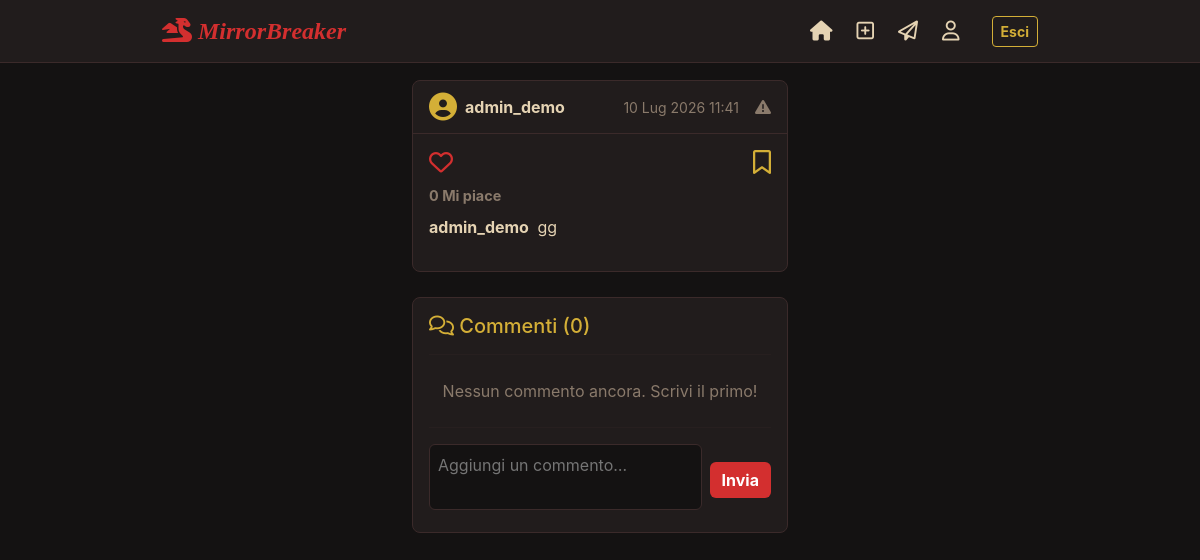
/posts/22/ (signed in), run on an earlier commit of the app's database.
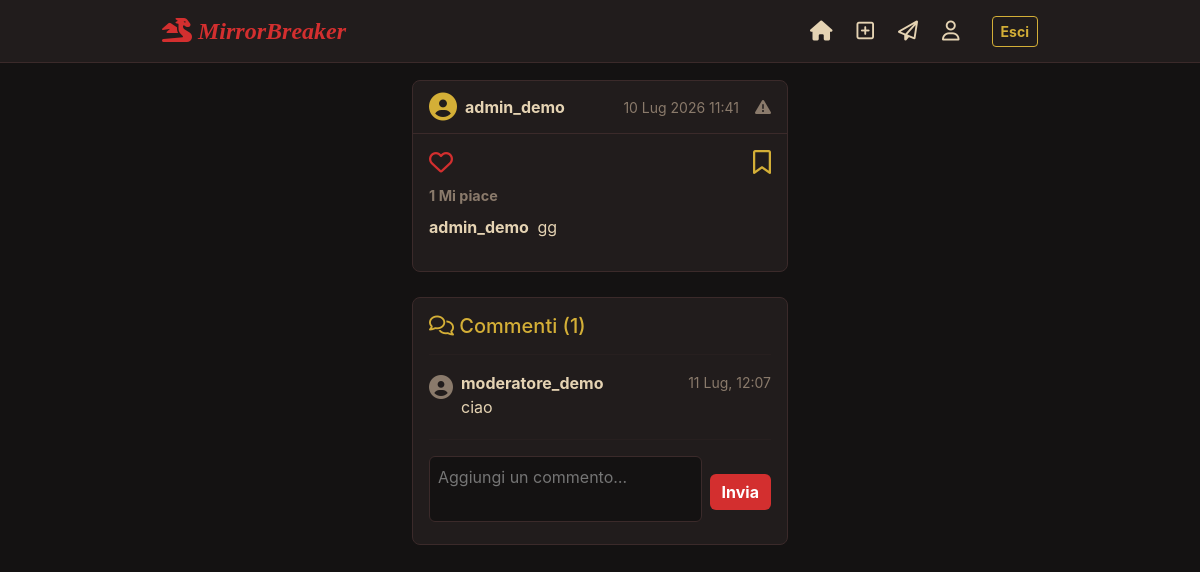
And on a later commit of the database.
### posts/models.py (models this page shows, shortened)
class Post(models.Model):
    autore         = models.ForeignKey(
        settings.AUTH_USER_MODEL,       # <-- mai importare CustomUser direttamente
        on_delete=models.CASCADE,
        related_name='posts',           # user.posts.all()
    )
    caption        = models.TextField(max_length=2200, blank=True)
    data_creazione = models.DateTimeField(default=timezone.now)
    aggiornato_il  = models.DateTimeField(auto_now=True)
    archiviato     = models.BooleanField(default=False)
    eliminato_da_moderatore = models.BooleanField(default=False)
    like       = models.ManyToManyField(settings.AUTH_USER_MODEL, related_name='post_con_like',  blank=True)
    salvati_da = models.ManyToManyField(settings.AUTH_USER_MODEL, related_name='post_salvati',   blank=True)
    class Meta:
        ordering = ['-data_creazione']
    @property
    def num_like(self):
        return self.like.count()
    @property
    def num_commenti(self):
        return self.commenti.filter(risposta_a__isnull=True).count()

class Commento(models.Model):
    post           = models.ForeignKey(Post, on_delete=models.CASCADE, related_name='commenti')
    autore         = models.ForeignKey(settings.AUTH_USER_MODEL, on_delete=models.CASCADE, related_name='commenti')
    testo          = models.TextField(max_length=1000)
    data_creazione = models.DateTimeField(default=timezone.now)
    risposta_a     = models.ForeignKey(
        'self', null=True, blank=True,
        on_delete=models.CASCADE, related_name='risposte',
    )
    like = models.ManyToManyField(settings.AUTH_USER_MODEL, related_name='commenti_con_like', blank=True)
    class Meta:
        ordering = ['data_creazione']

### users/models.py (models this page shows, shortened)
class CustomUser(AbstractUser):
    ROLE_CHOICES = (
        ('standard',  'Utente Standard'),
        ('moderator', 'Moderatore'),
    )
    ruolo = models.CharField(max_length=20, choices=ROLE_CHOICES, default='standard')
    immagine_profilo = models.ImageField(upload_to='avatars/', null=True, blank=True)
    bio              = models.TextField(max_length=500, blank=True)
    link_sito        = models.URLField(max_length=200, blank=True)
    data_nascita     = models.DateField(null=True, blank=True)
    account_privato  = models.BooleanField(default=False)
    is_banned        = models.BooleanField(default=False)   # gestito dal moderatore
    following = models.ManyToManyField(
        'self',
        symmetrical=False,
        related_name='followers',
        blank=True,
    )
    richieste_follow = models.ManyToManyField(
        'self',
        symmetrical=False,
        related_name='richieste_in_arrivo',
        blank=True,
    )
    @property
    def is_moderator(self):
        return self.ruolo == 'moderator'

### posts/views.py (the view)
# urls.py: path('<int:pk>/',                     views.dettaglio_post_view,              name='dettaglio'),
@login_required
def dettaglio_post_view(request, pk):
    post = get_object_or_404(Post, pk=pk, eliminato_da_moderatore=False)
    if (post.autore.account_privato
            and request.user not in post.autore.followers.all()
            and request.user != post.autore):
        return HttpResponseForbidden("Questo account è privato.")
    commento_form = CommentoForm()
    commenti_top  = post.commenti.filter(risposta_a__isnull=True).prefetch_related('risposte', 'like')
    return render(request, 'posts/dettaglio_post.html', {
        'post':          post,
        'commenti':      commenti_top,
        'commento_form': commento_form,
        'liked':         request.user in post.like.all(),
        'salvato':       request.user in post.salvati_da.all(),
    })

### posts/forms.py (shortened to what this page needs)
class CommentoForm(forms.ModelForm):
    class Meta:
        model  = Commento
        fields = ('testo',)
        widgets = {
            'testo': forms.Textarea(attrs={
                'rows': 2,
                'maxlength': 1000,
                'placeholder': 'Aggiungi un commento…',
            }),
        }

### templates/posts/dettaglio_post.html (shortened to what this page needs)
{% extends 'base.html' %}
{% load static %}
{% block content %}
<div class="row justify-content-center mt-4">
    <div class="col-md-10 col-lg-8">
        <div class="post-card">
            <div class="post-header d-flex justify-content-between align-items-center">
                <a href="{% url 'users:profilo' post.autore.username %}" class="d-flex align-items-center text-decoration-none">
                    <i class="fa-solid fa-circle-user fs-3 me-2" style="color: var(--kiki-gold);"></i>
                    <span class="fw-bold">{{ post.autore.username }}</span>
                </a>
                <div class="d-flex align-items-center gap-3">
                    <small class="text-muted">{{ post.data_creazione|date:"d M Y H:i" }}</small>
                    <a href="{% url 'posts:segnala_post' post.pk %}" class="text-muted" title="Segnala Post">
                        <i class="fa-solid fa-triangle-exclamation"></i>
                    </a>
                </div>
            </div>
            <div class="p-3">
                <div class="d-flex justify-content-between mb-2">
                    <div class="d-flex gap-3">
                        <form action="{% url 'posts:toggle_like' post.pk %}" method="POST" class="d-inline">
                            <button type="submit" class="btn p-0 border-0 bg-transparent shadow-none" style="color: var(--kiki-red);">
                                {% if liked %}
                                    <i class="fa-solid fa-heart fs-4"></i>
                                {% else %}
                                    <i class="fa-regular fa-heart fs-4"></i>
                                {% endif %}
                            </button>
                        </form>
                    </div>
                    <form action="{% url 'posts:toggle_salva' post.pk %}" method="POST" class="d-inline">
                        <button type="submit" class="btn p-0 border-0 bg-transparent shadow-none" style="color: var(--kiki-gold);">
                            {% if salvato %}
                                <i class="fa-solid fa-bookmark fs-4"></i>
                            {% else %}
                                <i class="fa-regular fa-bookmark fs-4"></i>
                            {% endif %}
                        </button>
                    </form>
                </div>
                <div class="fw-bold mb-2 text-muted" style="font-size: 0.9rem;">
                    {{ post.num_like }} Mi piace
                </div>
                <div class="mb-3">
                    <a href="{% url 'users:profilo' post.autore.username %}" class="fw-bold text-decoration-none me-1" style="color: var(--kiki-text-main);">{{ post.autore.username }}</a>
                    <span>{{ post.caption }}</span>
                </div>
            </div>
        </div>
        <div class="post-card p-3 mt-4">
            <h5 style="color: var(--kiki-gold);"><i class="fa-regular fa-comments"></i> Commenti ({{ post.num_commenti }})</h5>
            <hr style="border-color: var(--kiki-border);">
            {% for commento in commenti %}
                <div class="d-flex mb-3">
                    <i class="fa-solid fa-circle-user fs-4 me-2 mt-1" style="color: var(--kiki-text-muted);"></i>
                    <div class="flex-grow-1">
                        <div class="d-flex justify-content-between align-items-center">
                            <a href="#" class="fw-bold text-decoration-none" style="color: var(--kiki-text-main);">{{ commento.autore.username }}</a>
                            <small class="text-muted">{{ commento.data_creazione|date:"d M, H:i" }}</small>
                        </div>
                        <p class="mb-1">{{ commento.testo }}</p>
                    </div>
                </div>
            {% empty %}
                <p class="text-muted text-center my-4">Nessun commento ancora. Scrivi il primo!</p>
            {% endfor %}
            <hr style="border-color: var(--kiki-border);">
            <form method="POST" action="{% url 'posts:aggiungi_commento' post.pk %}">
                <div class="d-flex align-items-center gap-2">
                    <div class="flex-grow-1">
                        {{ commento_form.testo }}
                    </div>
                    <button type="submit" class="btn btn-kiki">Invia</button>
                </div>
            </form>
        </div>
    </div>
</div>
{% endblock %}

### templates/base.html (shortened to what this page needs)
{% load static %}
<!DOCTYPE html>
<html lang="it">
<head>
    <link href="https://cdn.jsdelivr.net/npm/bootstrap@5.3.0/dist/css/bootstrap.min.css" rel="stylesheet">
    <link rel="stylesheet" href="https://cdnjs.cloudflare.com/ajax/libs/font-awesome/6.4.0/css/all.min.css">
    <link rel="stylesheet" href="{% static 'css/style.css' %}">
</head>
<body>
    <nav class="navbar navbar-expand-lg fixed-top kiki-navbar">
        <div class="container d-flex justify-content-between align-items-center" style="max-width: 900px;">
            <a class="navbar-brand" href="{% url 'posts:feed' %}">
                <i class="fa-solid fa-dragon"></i> MirrorBreaker
            </a>
            <div class="d-flex align-items-center gap-4">
                {% if user.is_authenticated %}
                    <a href="{% url 'posts:feed' %}" class="nav-link" title="Feed">
                        <i class="fa-solid fa-house"></i>
                    </a>
                    <a href="{% url 'posts:crea_post' %}" class="nav-link" title="Nuovo Post">
                        <i class="fa-regular fa-square-plus"></i>
                    </a>
                    <a href="{% url 'messaggi:lista_conversazioni' %}" class="nav-link" title="Messaggi">
                        <i class="fa-regular fa-paper-plane"></i>
                    </a>
                    <a href="{% url 'users:profilo' user.username %}" class="nav-link" title="Profilo">
                        <i class="fa-regular fa-user"></i>
                    </a>
                    <form action="{% url 'users:logout' %}" method="post" class="d-inline ms-2">
                        <button type="submit" class="btn btn-sm btn-kiki-outline">Esci</button>
                    </form>
                {% else %}
                    <a href="{% url 'users:login' %}" class="btn btn-sm btn-kiki">Accedi</a>
                    <a href="{% url 'users:registrazione' %}" class="nav-link" style="font-size: 1rem;">Registrati</a>
                {% endif %}
            </div>
        </div>
    </nav>
    <div class="container" style="margin-top: 80px; max-width: 600px; padding-bottom: 50px;">
        {% block content %}
        {% endblock %}
    </div>
</body>
</html>

### static/css/style.css (style rules this page uses)
:root { --kiki-bg: #141212; --kiki-card-bg: #211c1c; --kiki-red: #d32f2f; --kiki-red-dark: #8c1d1d; --kiki-gold: #d4af37; --kiki-text-main: #e5d3b3; --kiki-text-muted: #8a7a6b; --kiki-border: #3b2a2a; }
body { background-color: var(--kiki-bg); color: var(--kiki-text-main); font-family: -apple-system, BlinkMacSystemFont, "Segoe UI", Roboto, Helvetica, Arial, sans-serif; }
.kiki-navbar { background-color: var(--kiki-card-bg); border-bottom: 1px solid var(--kiki-border); }
.kiki-navbar .navbar-brand { color: var(--kiki-red) !important; font-family: 'Georgia', serif; font-weight: bold; font-style: italic; font-size: 1.5rem; }
.kiki-navbar .nav-link { color: var(--kiki-text-main) !important; font-size: 1.25rem; transition: color 0.3s; }
.post-card { background-color: var(--kiki-card-bg); border: 1px solid var(--kiki-border); border-radius: 8px; margin-bottom: 25px; }
.post-header { border-bottom: 1px solid var(--kiki-border); padding: 12px 16px; }
.post-header a { color: var(--kiki-text-main); text-decoration: none; font-weight: bold; }
.btn-kiki { background-color: var(--kiki-red); color: #fff; border: none; border-radius: 6px; font-weight: bold; }
.btn-kiki-outline { background-color: transparent; border: 1px solid var(--kiki-gold); color: var(--kiki-gold); font-weight: bold; }
.text-muted { color: var(--kiki-text-muted) !important; }

### templates/posts/dettaglio_post.html (style rules this page uses)
textarea { width: 100%; background-color: var(--kiki-bg); color: var(--kiki-text-main); border: 1px solid var(--kiki-border); border-radius: 6px; padding: 8px; resize: none; }

What changed in the data, as far as the page shows it:
computed for Post "gg": num_like "0" → "1"; num_commenti "0" → "1"
added Commento: autore.username "moderatore_demo", data_creazione "11 Lug, 12:07", testo "ciao"
Also different on the page:
text no longer shown: "Nessun commento ancora. Scrivi il primo!"
